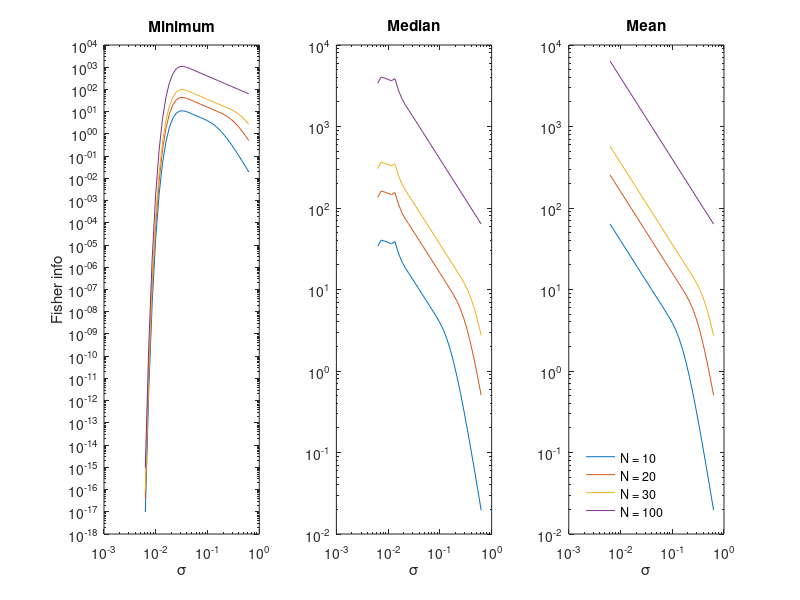
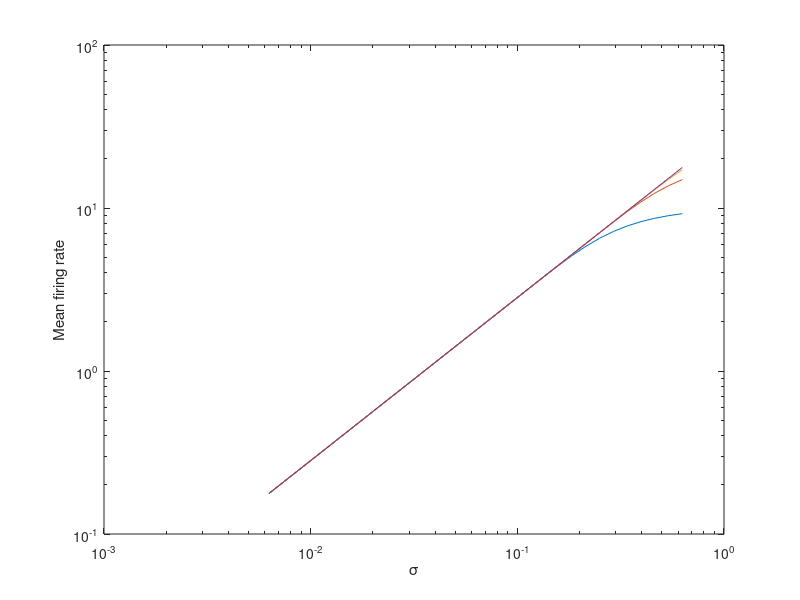

These charts were generated, in order, by the following MATLAB code:
%Look at the discrete version of Fisher information 
%The calculation in Abbott is only good for very dense
%distribution of preferred phases compared to sigma
%then increasing sigma will increase information


%optimal sigma value

clear all

Nsig=31; %the number of sigma values to try
Nph=101; % # orientations
NAr=[10 20 30 100]; % # neurons

FIM=zeros(Nsig,length(NAr));
FIME=zeros(Nsig,length(NAr));

for ic=1:length(NAr) % loop over number of neurons
N=NAr(ic);
%sigma values tried
sigo=2*pi/N;
sigar=logspace(log10(0.1*sigo),log10(10*sigo),Nsig);

%pref. orientations
thar=linspace(0,2*pi,N+1); thar(end)=[];

%number of phases to try
ths=linspace(0,2*pi,Nph+1); ths(end)=[];


dth=repmat(reshape(ths,[Nph 1]),[1 N])-repmat(reshape(thar,[1 N]),[Nph 1]);
dth=mod(dth+pi,2*pi)-pi; 
dth=dth.^2;


FI=zeros(Nph,Nsig);
for j=1:Nsig % loop over sigma
    sig2=sigar(j)^2;
    FI(:,j)=sum(dth.*exp(-dth/sig2/2)/sig2^2,2);
    rate(:,j) = sum(exp(-dth/sig2),2);
end


FIM(:,ic)=min(FI,[],1);
FIME(:,ic)=median(FI,1);
FIMA(:,ic)=mean(FI,1);

rateMA(:,ic)=mean(rate,1);

end

figure(1); clf;
subplot(1,3,1); loglog(sigar,FIM); title('Minimum'); xlabel('\sigma'); ylabel('Fisher info');
subplot(1,3,2); loglog(sigar,FIME);title('Median'); xlabel('\sigma');
subplot(1,3,3); loglog(sigar,FIMA);title('Mean'); xlabel('\sigma');

legend({'N = 10', 'N = 20', 'N = 30', 'N = 100'},'Location', 'SouthWest');
legend boxoff

figure;
loglog(sigar, rateMA)
xlabel('\sigma'); ylabel('Mean firing rate')